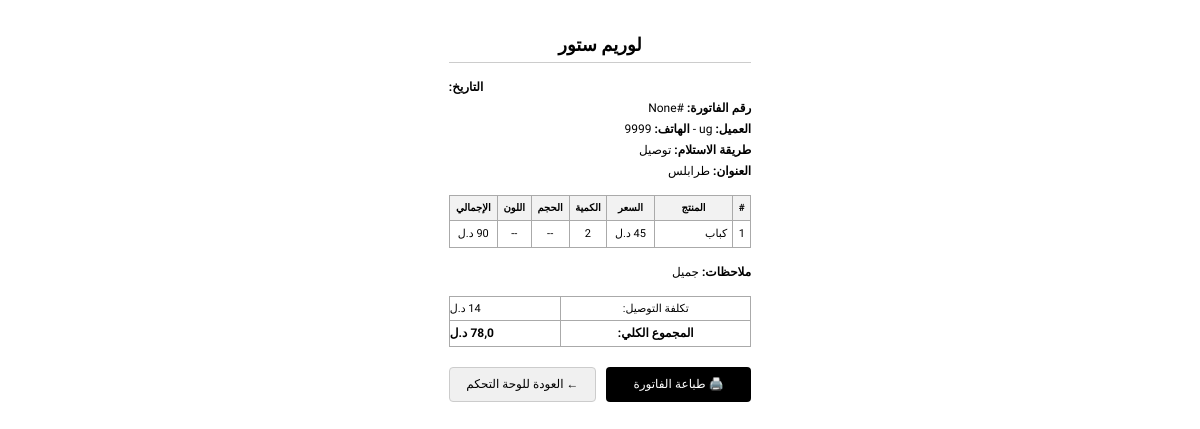
Screenshot of /print-invoice/1 with the database file from the repository.
### core/models.py (models this page shows, shortened)
class Order(models.Model):
    STATUS_CHOICES = [
        ('pending', 'قيد الانتظار'),
        ('indeliver', 'قيد التجهيز'),
        ('delivered', 'تم التسليم'),
    ]
    ordernumber=models.IntegerField(null=True,blank=True)
    order_type=models.CharField(max_length=25,null=True,blank=True)
    menu = models.ForeignKey(Menu, on_delete=models.CASCADE)
    customer_name = models.CharField(max_length=100)
    customer_phone = models.CharField(max_length=20)
    delivery_address = models.ForeignKey(City, on_delete=models.SET_NULL, null=True, blank=True)
    notes = models.TextField(null=True, blank=True)
    status = models.CharField(max_length=20, choices=STATUS_CHOICES, default='pending')
    created_at = models.DateField(auto_now_add=True)
    sales_total=models.FloatField(null=True,blank=True)
    profit_total=models.FloatField(null=True,blank=True)
    def get_total(self):
        if self.delivery_address:
            total= self.sales_total + self.delivery_address.price
            return total
        else:
            total=self.sales_total
            return total

class Menu(models.Model):
    recivieing={
        ('التوصيل','التوصيل فقط'),
        ('الاستلام في المحل','التسليم فقط في المحل'),
        ('التوصيل او الاستلام في المحل',' التوصيل و التسليم في المحل'),
    }
    customer=models.ForeignKey(Customer,on_delete=models.CASCADE)
    logo=models.ImageField(upload_to='logo_images/',null=True)
    image=models.ImageField(upload_to='images/',null=True)
    second_color=models.CharField(max_length=20,null=True)
    template=models.CharField(max_length=20,null=True)
    recivieing=models.CharField(max_length=50, choices=recivieing,default='التوصيل')
    desc=models.CharField(max_length=200)
    qr_image=models.ImageField(null=True,upload_to='Qr_images')

class Customer(models.Model):
    status = {
        ('inactive', 'inactive'),
        ('active', 'active'),
    }
    kind = {
        ('مطعم\مقهى','مطعم\مقهى'),
        ('متجر', 'متجر'),
        ('غير ذلك', 'غير ذلك'),
    }
    user = models.OneToOneField(User, on_delete=models.CASCADE)
    phone = models.CharField(max_length=13)
    store_ar_name = models.CharField(max_length=40)
    store_en_name = models.CharField(max_length=40,unique=True)
    customer_status = models.CharField(max_length=29, choices=status)
    store_kind = models.CharField(max_length=20, choices=kind)
    wallet=models.FloatField(default=0.0)
    has_used_free_trial = models.BooleanField(default=False)
    location_url = models.URLField(blank=True, null=True)
    created_at=models.DateField(auto_now_add=True)

class City(models.Model):
    menu=models.ForeignKey(Menu,on_delete=models.CASCADE)
    name=models.CharField(max_length=25)
    price=models.IntegerField(default=0)

class OrderItem(models.Model):
    menu = models.ForeignKey(Menu, on_delete=models.CASCADE)
    order = models.ForeignKey(Order, on_delete=models.CASCADE)
    product = models.ForeignKey(Products, on_delete=models.CASCADE)
    quantity=models.IntegerField(null=True,blank=True)
    color=models.CharField(max_length=30,null=True,blank=True)
    size=models.CharField(max_length=30,null=True,blank=True)
    def get_final_price(self):
       return self.quantity * self.product.price

class Products(models.Model):
    menu=models.ForeignKey(Menu,on_delete=models.CASCADE)
    catogery=models.ForeignKey(Catogery,on_delete=models.CASCADE)
    name=models.CharField(max_length=50)
    image=models.ImageField(upload_to='product_images/',null=False)
    bought_price=models.IntegerField(null=True,blank=True)
    price=models.IntegerField()
    quantity=models.IntegerField(null=True,blank=True)
    description=models.TextField()
    available_colors = models.CharField(max_length=255,null=True,blank=True, help_text="أدخل الألوان مفصولة بفاصلة مثل: أحمر, أخضر, أزرق")
    available_sizes = models.CharField(max_length=255,null=True ,blank=True, help_text="أدخل المقاسات مفصولة بفاصلة مثل: S, M, L, XL")

### core/views.py (the view)
# urls.py: path('print-invoice/<int:order_id>', print_invoice, name='invoice'),
def print_invoice(request, order_id):
    order = get_object_or_404(Order, pk=order_id)
    items=OrderItem.objects.filter(order=order)
    if order.status =='pending':
        order.status = 'indeliver'
        order.save()
    context = {
        'items':items,
        'bill': order,
    }
    return render(request, 'invoice.html', context)

### templates/invoice.html (shortened to what this page needs)
<!DOCTYPE html>
<html lang="ar" dir="rtl">
<head>
</head>
<body>
  <h1 class="store-name">{{ bill.menu.customer.store_ar_name }}</h1>
  <div class="invoice-header">
    <div class="invoice-section">
      <div>
        <div class="t-left"><strong>التاريخ:</strong> {{ bill.created_at|date:"Y/m/d " }}</div>
        <div ><strong>رقم الفاتورة:</strong> #{{ bill.ordernumber }}</div>
        <div><strong>العميل:</strong> {{ bill.customer_name }}   - <strong>الهاتف:</strong> {{ bill.customer_phone }}</div>
        {% if bill.delivery_address %}
        <div><strong>طريقة الاستلام:</strong> توصيل </div>
        <div><strong>العنوان:</strong> {{ bill.delivery_address.name }}</div>
        {% else %}
        <div><strong>طريقة الاستلام:</strong> استلام من المحل</div>
        {% endif %}
      </div>
    </div>
  </div>
  <table>
    <thead>
      <tr>
        <th width="5%">#</th>
        <th width="25%">المنتج</th>
        <th width="15%">السعر</th>
        <th width="10%">الكمية</th>
        <th width="10%">الحجم</th>
        <th width="10%">اللون</th>
        <th width="15%">الإجمالي</th>
      </tr>
    </thead>
    <tbody>
      {% for i in items %}
      <tr>
        <td>{{ forloop.counter }}</td>
        <td class="text-left">{{ i.product.name }}</td>
        <td>{{ i.product.price }} د.ل</td>
        <td>{{ i.quantity }}</td>
        <td>{% if i.size %}{{ i.size }}{% else %}--{% endif %}</td>
        <td>{% if i.color %}{{ i.color }}{% else %}--{% endif %}</td>
        <td>{{ i.get_final_price }} د.ل</td>
      </tr>
      {% endfor %}
    </tbody>
  </table>
    <div class="invoice-header">
    <div class="invoice-section">
      <div>
        {% if bill.notes %}
        <div><strong>ملاحظات:</strong> {{ bill.notes }}</div>
        {% endif %}
      </div>
    </div>
    </div>
    <div class="total-section">
    <table>
      {% if bill.delivery_address %}
      <tr>
        <td>تكلفة التوصيل:</td>
        <td class="text-right">{{ bill.delivery_address.price }} د.ل</td>
      </tr>
      {% endif %}
      <tr>
        <td><strong>المجموع الكلي:</strong></td>
        <td class="text-right"><strong>{{ bill.get_total }} د.ل</strong></td>
      </tr>
    </table>
  </div>
  <div class="action-buttons">
    <button class="print-btn" onclick="window.print()">🖨️ طباعة الفاتورة</button>
    <a href="{% url 'customer_dashboard' %}" class="back-btn">← العودة للوحة التحكم</a>
  </div>
</body>
</html>

### templates/invoice.html (style rules this page uses)
body { font-family: 'Tajawal', sans-serif; background-color: #fff; color: #000; padding: 20px; line-height: 1.4; font-size: 12px; max-width: 80mm; margin: 0 auto; }
h1.store-name { text-align: center; font-size: 18px; color: #000; margin-bottom: 15px; padding-bottom: 5px; border-bottom: 1px solid #ccc; }
.invoice-header, .invoice-footer { margin-bottom: 15px; }
.t-left { text-align: left; }
.invoice-section { margin-bottom: 10px; }
.invoice-section div { line-height: 1.5; margin-bottom: 3px; }
table { width: 100%; border-collapse: collapse; margin-bottom: 15px; font-size: 11px; }
th, td { border: 1px solid #aaa; padding: 5px; text-align: center; }
th { background-color: #f2f2f2; font-weight: bold; font-size: 10px; }
td.text-left { text-align: right; }
td.text-right { text-align: left; }
.total-section { margin-left: auto; margin-bottom: 15px; }
.total-section table { width: 100%; border: none; }
.total-section td { padding: 4px 0; }
.total-section strong { font-size: 12px; }
.action-buttons { display: flex; justify-content: space-between; margin-top: 20px; flex-wrap: wrap; gap: 10px; }
.print-btn, .back-btn { padding: 8px 15px; border: none; border-radius: 4px; font-size: 12px; cursor: pointer; flex: 1; text-align: center; text-decoration: none; display: inline-block; }
.print-btn { background-color: #000; color: white; }
.back-btn { background-color: #f0f0f0; color: #000; border: 1px solid #ccc; }

### rows the page displays
Order: menu.customer.store_ar_name "لوريم ستور", ordernumber "None", customer_name "ug", customer_phone "9999", delivery_address.name "طرابلس", notes "جميل", get_total "78,0"
OrderItem: product.name "كباب", product.price "45", quantity "2"
